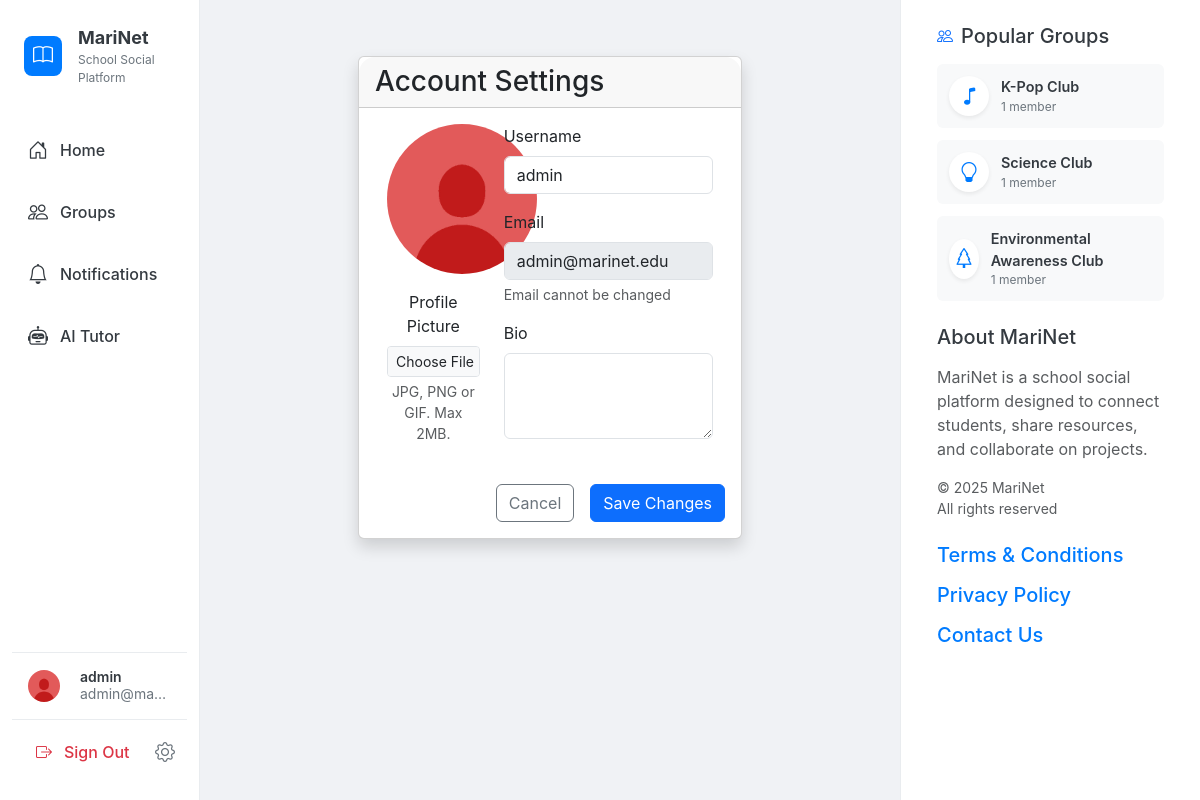
/settings (signed in), run on the app's committed database.
### app.py (models this page shows, shortened)
class User(db.Model, UserMixin):
    id = db.Column(db.String(36), primary_key=True, default=lambda: str(uuid.uuid4()))
    username = db.Column(db.String(80), unique=True, nullable=False)
    email = db.Column(db.String(120), unique=True, nullable=False)
    password = db.Column(db.String(200), nullable=False)
    avatar_url = db.Column(db.String(500), nullable=True, default='/static/default_avatar.jpg')
    bio = db.Column(db.Text, nullable=True)
    created_at = db.Column(db.DateTime, default=get_est_time)
    posts = db.relationship('Post', backref='user', lazy=True)
    group_posts = db.relationship('GroupPost', backref='user', lazy=True)
    groups = db.relationship('Group', secondary=group_members, backref=db.backref('members', lazy='dynamic'))

class Group(db.Model):
    id = db.Column(db.String(36), primary_key=True, default=lambda: str(uuid.uuid4()))
    name = db.Column(db.String(100), nullable=False)
    description = db.Column(db.Text, nullable=True)
    icon = db.Column(db.String(50), nullable=False, default='people')
    created_at = db.Column(db.DateTime, default=get_est_time)
    created_by = db.Column(db.String(36), db.ForeignKey('user.id'), nullable=False)
    posts = db.relationship('GroupPost', backref='group', lazy=True)
    @property
    def members_count(self):
        return self.members.count()

### routes.py (the view, shortened to what this page needs)
@app.route('/settings', methods=['GET', 'POST'])
@login_required
def settings():
    return render_template('settings.html')

### app.py (called while the page is built)
@app.context_processor
def inject_popular_groups():
    def get_popular_groups(limit=3):
        groups = Group.query.all()
        groups_sorted = sorted(
            groups,
            key=lambda g: g.members.count(),  # This properly counts the members
            reverse=True
        )
        return groups_sorted[:limit]
    return dict(get_popular_groups=get_popular_groups)

@login_manager.user_loader
def load_user(user_id):
    return User.query.get(user_id)

### templates/settings.html (shortened to what this page needs)
{% extends "base.html" %}
{% block content %}
<div class="container py-4">
    <div class="row">
        <div class="col-lg-8 mx-auto">
            <div class="card shadow">
                <div class="card-header">
                    <h3 class="mb-0">Account Settings</h3>
                </div>
                <div class="card-body">
                    <form action="{{ url_for('settings') }}" method="POST" enctype="multipart/form-data">
                        <div class="row mb-4">
                            <div class="col-md-4 text-center">
                                <div class="avatar-preview mb-3">
                                    <img src="{{ current_user.avatar_url }}" alt="{{ current_user.username }}" id="avatar-preview" class="rounded-circle" width="150" height="150">
                                </div>
                                <div class="mb-3">
                                    <label for="avatar" class="form-label">Profile Picture</label>
                                    <input class="form-control form-control-sm" type="file" id="avatar" name="avatar" accept="image/*">
                                    <div class="form-text">JPG, PNG or GIF. Max 2MB.</div>
                                </div>
                            </div>
                            <div class="col-md-8">
                                <div class="mb-3">
                                    <label for="username" class="form-label">Username</label>
                                    <input type="text" class="form-control" id="username" name="username" value="{{ current_user.username }}" required>
                                </div>
                                <div class="mb-3">
                                    <label for="email" class="form-label">Email</label>
                                    <input type="email" class="form-control" id="email" value="{{ current_user.email }}" disabled>
                                    <div class="form-text">Email cannot be changed</div>
                                </div>
                                <div class="mb-3">
                                    <label for="bio" class="form-label">Bio</label>
                                    <textarea class="form-control" id="bio" name="bio" rows="3">{{ current_user.bio or '' }}</textarea>
                                </div>
                            </div>
                        </div>
                        <div class="d-grid gap-2 d-md-flex justify-content-md-end">
                            <a href="{{ url_for('profile', user_id=current_user.id) }}" class="btn btn-outline-secondary me-md-2">Cancel</a>
                            <button type="submit" class="btn btn-primary">Save Changes</button>
                        </div>
                    </form>
                </div>
            </div>
        </div>
    </div>
</div>
{% endblock %}

### templates/base.html (shortened to what this page needs)
<!DOCTYPE html>
<html lang="en">
<head>
    <link href="https://cdn.jsdelivr.net/npm/bootstrap@5.3.0-alpha1/dist/css/bootstrap.min.css" rel="stylesheet">
    <link rel="stylesheet" href="https://cdn.jsdelivr.net/npm/bootstrap-icons@1.8.0/font/bootstrap-icons.css">
    <link rel="stylesheet" href="{{ url_for('static', filename='css/style.css') }}">
</head>
<body>
    <div class="container-fluid">
        <div class="row">
            {% if current_user.is_authenticated %}
            <div class="col-md-3 col-lg-2 sidebar-container p-0">
                <div class="sidebar py-3">
                    <div class="app-brand mb-4 ps-4">
                        <a href="{{ url_for('index') }}" class="text-decoration-none d-flex align-items-center">
                            <div class="app-logo">
                                <i class="bi bi-book text-white"></i>
                            </div>
                            <div class="ms-3">
                                <div class="app-name">MariNet</div>
                                <div class="app-subtitle">School Social Platform</div>
                            </div>
                        </a>
                    </div>
                    <ul class="nav flex-column">
                        <li class="nav-item">
                            <a class="nav-link {% if request.path == url_for('feed') or request.path == url_for('index') %}active{% endif %}"
                               href="{{ url_for('feed') }}">
                                <i class="bi bi-house-door"></i>
                                <span>Home</span>
                            </a>
                        </li>
                        <li class="nav-item">
                            <a class="nav-link {% if '/groups' in request.path and not '/groups/' in request.path %}active{% endif %}"
                               href="{{ url_for('groups') }}">
                                <i class="bi bi-people"></i>
                                <span>Groups</span>
                            </a>
                        </li>
                        <li class="nav-item">
                            <a class="nav-link {% if request.path == url_for('notifications') %}active{% endif %}"
                               href="{{ url_for('notifications') }}">
                                <i class="bi bi-bell"></i>
                                <span>Notifications</span>
                            </a>
                        </li>
                        <li class="nav-item">
                            <a class="nav-link {% if request.path == url_for('ai_tutor') %}active{% endif %}"
                               href="{{ url_for('ai_tutor') }}">
                                <i class="bi bi-robot"></i>
                                <span>AI Tutor</span>
                            </a>
                        </li>
                    </ul>
                    <div class="profile-section mt-auto">
                        <a href="{{ url_for('profile', user_id=current_user.id) }}" class="user-profile-link">
                            <img src="{{ current_user.avatar_url }}" alt="{{ current_user.username }}" class="avatar-sm rounded-circle">
                            <div class="user-info">
                                <div class="username" title="{{ current_user.username }}">{{ current_user.username }}</div>
                                <div class="user-email" title="{{ current_user.email }}">{{ current_user.email }}</div>
                            </div>
                        </a>
                    </div>
                    <div class="logout-section">
                        <a href="{{ url_for('logout') }}" class="logout-link">
                            <i class="bi bi-box-arrow-right"></i>
                            <span>Sign Out</span>
                        </a>
                        <a href="{{ url_for('settings') }}" class="settings-link">
                            <i class="bi bi-gear"></i>
                        </a>
                    </div>
                </div>
            </div>
            {% endif %}
            <div class="col-md-{% if current_user.is_authenticated %}6{% else %}12{% endif %} col-lg-{% if current_user.is_authenticated %}7{% else %}12{% endif %} main-content">
                {% block content %}{% endblock %}
            </div>
            {% if current_user.is_authenticated %}
            <div class="col-md-3 col-lg-3 right-sidebar-container">
                <div class="right-sidebar p-4">
                    <div class="popular-groups mb-4">
                        <div class="section-header d-flex align-items-center mb-3">
                            <i class="bi bi-people text-primary me-2"></i>
                            <h5 class="mb-0">Popular Groups</h5>
                        </div>
                        <div class="group-list">
                            {% for group in get_popular_groups() %}
                                <a href="{{ url_for('groups', group_id=group.id) }}" class="group-item">
                                    <div class="group-icon">
                                        <i class="bi bi-{{ group.icon }}"></i>
                                    </div>
                                    <div class="group-info">
                                        <div class="group-name">{{ group.name }}</div>
                                        <div class="group-members">{{ group.members_count }} member{{ 's' if group.members_count != 1 else '' }}</div>
                                    </div>
                                </a>
                            {% else %}
                                <div class="text-muted small">No groups available</div>
                            {% endfor %}
                        </div>
                    </div>
                    <div class="about-section">
                        <h5 class="mb-3">About MariNet</h5>
                        <p class="text-muted">MariNet is a school social platform designed to connect students, share resources, and collaborate on projects.</p>
                        <p class="text-muted small mb-0">© 2025 MariNet<br>All rights reserved</p>
                    </div>
                    <div class="terms mt-4">
                        <h5 class="mb-3"><a href="{{ url_for('terms') }}">Terms & Conditions</a></h5>
                        <h5 class="mb-3"><a href="{{ url_for('privacy') }}">Privacy Policy</a></h5>
                        <h5 class="mb-3"><a href="{{ url_for('contact') }}">Contact Us</a></h5>
                    </div>
                </div>
            </div>
            {% endif %}
        </div>
    </div>
</body>
</html>

### static/css/style.css (style rules this page uses)
:root { --primary-color: #007bff; --secondary-color: #f0f5ff; --dark-color: #343a40; --light-color: #f8f9fa; --gray-color: #6c757d; --gray-light-color: #e9ecef; --success-color: #28a745; --danger-color: #dc3545; --border-radius: 0.375rem; --box-shadow: 0 0.125rem 0.25rem rgba(0, 0, 0, 0.075); --transition: all 0.3s ease; --upvote-color: #FF4500; --downvote-color: #7193FF; }
body { font-family: 'Inter', -apple-system, BlinkMacSystemFont, 'Segoe UI', Roboto, Oxygen, Ubuntu, Cantarell, 'Open Sans', 'Helvetica Neue', sans-serif; background-color: #f8f9fa; color: var(--dark-color); }
a { text-decoration: none; color: var(--primary-color); }
.container-fluid { padding: 0; }
.row { margin: 0; }
.sidebar-container { height: 100vh; position: sticky; top: 0; border-right: 1px solid var(--gray-light-color); background-color: white; z-index: 1000; }
.sidebar { display: flex; flex-direction: column; height: 100%; padding: 1rem 0; }
.app-brand { padding: 0.5rem 0; }
.app-logo { width: 40px; height: 40px; border-radius: 8px; background-color: var(--primary-color); display: flex; align-items: center; justify-content: center; font-size: 1.25rem; }
.app-name { font-weight: 700; font-size: 1.125rem; color: var(--dark-color); }
.app-subtitle { font-size: 0.75rem; color: var(--gray-color); }
.sidebar .nav-link { padding: 0.75rem 1rem; margin: 0.25rem 0.75rem; border-radius: var(--border-radius); color: var(--dark-color); font-weight: 500; transition: var(--transition); display: flex; align-items: center; }
.sidebar .nav-link i { font-size: 1.25rem; margin-right: 0.75rem; }
.profile-section { padding: 1rem; margin: 1rem 0.75rem 0; border-top: 1px solid var(--gray-light-color); display: flex; align-items: center; justify-content: space-between; }
.user-profile-link { display: flex; align-items: center; color: inherit; }
.avatar-sm { width: 40px; height: 40px; object-fit: cover; }
.user-info { margin-left: 0.75rem; }
.username { font-weight: 600; font-size: 0.9rem; }
.user-email { font-size: 0.75rem; color: var(--gray-color); }
.settings-link { font-size: 1.25rem; color: var(--gray-color); }
.logout-section { display: flex; align-items: center; justify-content: space-between; padding: 0.5rem 0.75rem; margin: 0 0.75rem; border-top: 1px solid var(--gray-light-color); }
.logout-link { display: flex; align-items: center; padding: 0.75rem; color: var(--danger-color); font-weight: 500; }
.logout-link i { margin-right: 0.75rem; }
.main-content { padding: 2rem; background-color: #f0f2f5; min-height: 100vh; }
.right-sidebar-container { height: 100vh; position: sticky; top: 0; overflow-y: auto; background-color: white; border-left: 1px solid var(--gray-light-color); }
.right-sidebar { height: 100%; }
.group-list { display: flex; flex-direction: column; gap: 0.75rem; }
.group-item { display: flex; align-items: center; padding: 0.75rem; border-radius: var(--border-radius); background-color: var(--light-color); color: inherit; transition: var(--transition); }
.group-icon { width: 40px; height: 40px; border-radius: 50%; background-color: white; display: flex; align-items: center; justify-content: center; font-size: 1.25rem; color: var(--primary-color); margin-right: 0.75rem; box-shadow: var(--box-shadow); }
.group-name { font-weight: 600; font-size: 0.9rem; }
.group-members { font-size: 0.75rem; color: var(--gray-color); }
img.avatar, img.avatar-sm, img.avatar-small, img.profile-avatar { max-width: 100%; max-height: 100%; display: block; }
.user-profile-link { display: flex; align-items: center; gap: 0.5rem; width: 100%; text-decoration: none; }
.avatar-sm { width: 32px; height: 32px; object-fit: cover; flex-shrink: 0; }
.user-info { display: flex; flex-direction: column; flex: 1; min-width: 0; overflow: hidden; }
.username, .user-email { white-space: nowrap; overflow: hidden; text-overflow: ellipsis; display: block; font-size: 0.875rem; line-height: 1.2; }
.card-header:first-child { border-top-left-radius: 1rem; border-top-right-radius: 1rem; }

### data on the page
User: avatar_url (placeholder picture), username "admin", email "admin@ma…", email "admin@marinet.edu"
Group: name "K-Pop Club", members_count "1"
Group: name "Science Club", members_count "1"
Group: name "Environmental Awareness Club", members_count "1"
